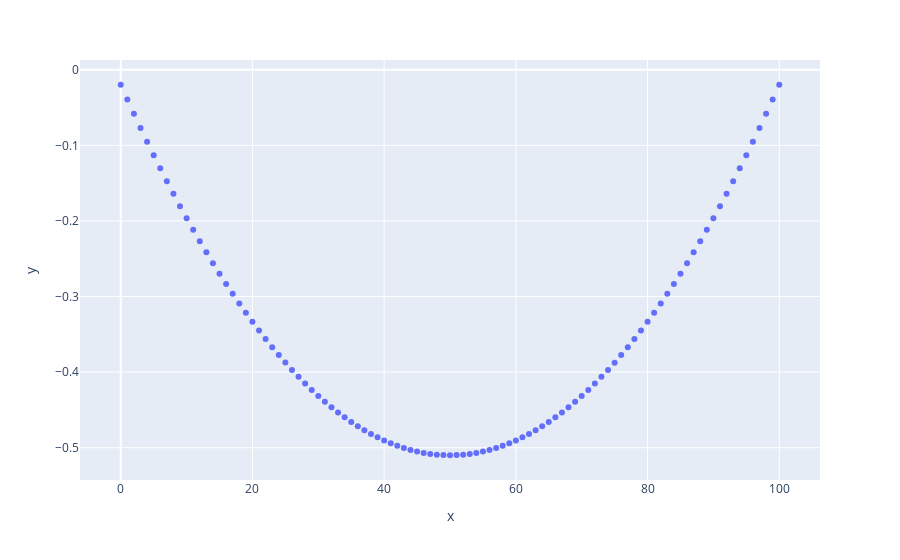

Notebook code for this chart:
### Code cell
m2 = laplacian_matrix(n)
x2 = np.linalg.solve(m2, d2)
fig = px.scatter(x=list(range(n)), y=x2)
fig.show()

### Figure 1 — Plotly figure (JSON) as saved in the notebook; plotly's stock layout.template omitted (floating-point values rounded to 4 significant figures)
{"data": [{"hovertemplate": "x=%{x}<br>y=%{y}<extra></extra>", "legendgroup": "", "marker": {"color": "#636efa", "symbol": "circle"}, "mode": "markers", "name": "", "orientation": "v", "showlegend": false, "type": "scatter", "x": [0, 1, 2, 3, 4, 5, 6, 7, 8, 9, 10, 11, 12, 13, 14, 15, 16, 17, 18, 19, 20, 21, 22, 23, 24, 25, 26, 27, 28, 29, 30, 31, 32, 33, 34, 35, 36, 37, 38, 39, 40, 41, 42, 43, 44, 45, 46, 47, 48, 49, 50, 51, 52, 53, 54, 55, 56, 57, 58, 59, 60, 61, 62, 63, 64, 65, 66, 67, 68, 69, 70, 71, 72, 73, 74, 75, 76, 77, 78, 79, 80, 81, 82, 83, 84, 85, 86, 87, 88, 89, 90, 91, 92, 93, 94, 95, 96, 97, 98, 99, 100], "xaxis": "x", "y": [-0.0198, -0.03921, -0.05823, -0.07686, -0.09509, -0.1129, -0.1304, -0.1474, -0.1641, -0.1804, -0.1963, -0.2117, -0.2268, -0.2415, -0.2559, -0.2698, -0.2833, -0.2964, -0.3092, -0.3215, -0.3335, -0.3451, -0.3562, -0.367, -0.3774, -0.3874, -0.397, -0.4062, -0.4151, -0.4235, -0.4315, -0.4392, -0.4464, -0.4533, -0.4598, -0.4658, -0.4715, -0.4768, -0.4817, -0.4862, -0.4903, -0.4941, -0.4974, -0.5003, -0.5029, -0.505, -0.5068, -0.5082, -0.5092, -0.5098, -0.51, -0.5098, -0.5092, -0.5082, -0.5068, -0.505, -0.5029, -0.5003, -0.4974, -0.4941, -0.4903, -0.4862, -0.4817, -0.4768, -0.4715, -0.4658, -0.4598, -0.4533, -0.4464, -0.4392, -0.4315, -0.4235, -0.4151, -0.4062, -0.397, -0.3874, -0.3774, -0.367, -0.3562, -0.3451, -0.3335, -0.3215, -0.3092, -0.2964, -0.2833, -0.2698, -0.2559, -0.2415, -0.2268, -0.2117, -0.1963, -0.1804, -0.1641, -0.1474, -0.1304, -0.1129, -0.09509, -0.07686, -0.05823, -0.03921, -0.0198], "yaxis": "y"}], "layout": {"legend": {"tracegroupgap": 0}, "margin": {"t": 60}, "xaxis": {"anchor": "y", "domain": [0, 1], "title": {"text": "x"}}, "yaxis": {"anchor": "x", "domain": [0, 1], "title": {"text": "y"}}}}
